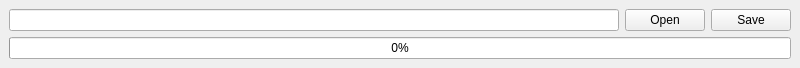
<?xml version="1.0" encoding="UTF-8"?>
<ui version="4.0">
 <class>MainWindow</class>
 <widget class="QMainWindow" name="MainWindow">
  <property name="geometry">
   <rect>
    <x>0</x>
    <y>0</y>
    <width>800</width>
    <height>68</height>
   </rect>
  </property>
  <property name="windowTitle">
   <string>Convert PDF to PNG</string>
  </property>
  <widget class="QWidget" name="centralwidget">
   <layout class="QGridLayout" name="gridLayout">
    <item row="0" column="2">
     <widget class="QPushButton" name="pushButtonSave">
      <property name="text">
       <string>Save</string>
      </property>
     </widget>
    </item>
    <item row="0" column="1">
     <widget class="QPushButton" name="pushButtonOpen">
      <property name="text">
       <string>Open</string>
      </property>
     </widget>
    </item>
    <item row="0" column="0">
     <widget class="QLineEdit" name="openFile"/>
    </item>
    <item row="1" column="0" colspan="3">
     <widget class="QProgressBar" name="progressBar">
      <property name="value">
       <number>0</number>
      </property>
     </widget>
    </item>
   </layout>
  </widget>
 </widget>
 <resources/>
 <connections/>
</ui>
